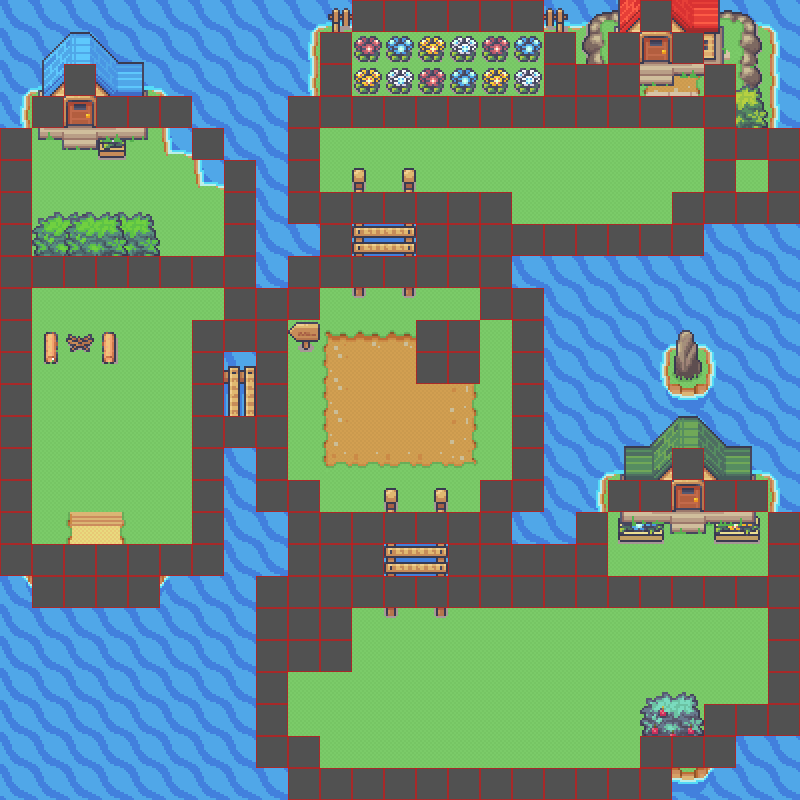

Tiled map render using the project's own tile images. Description and the map definition, with tile-layer contents summarised, below:
An orthogonal 25x25 tile map with 32x32 px tiles, 10 tile layers (Sea, Ground, Ground2, Tree, ...) and 9 objects.

<map version="1.9" tiledversion="1.9.2" orientation="orthogonal" renderorder="right-down" width="25" height="25" tilewidth="32" tileheight="32" infinite="0" nextlayerid="16" nextobjectid="11">
 <editorsettings>
  <export target="GameMap.json" format="json" />
 </editorsettings>
 <tileset firstgid="1" name="TilesetMap" tilewidth="32" tileheight="32" tilecount="855" columns="19">
  <image source="../images/Map/Serene_Village_32x32.png" trans="ff00ff" width="608" height="1440" />
  <tile id="438">
   <properties>
    <property name="type" value="Door" />
   </properties>
  </tile>
  <tile id="441">
   <properties>
    <property name="type" value="Door" />
   </properties>
  </tile>
  <tile id="444">
   <properties>
    <property name="type" value="Door" />
   </properties>
  </tile>
  <tile id="449">
   <properties>
    <property name="type" value="Door" />
   </properties>
  </tile>
  <tile id="515">
   <properties>
    <property name="type" value="Door" />
   </properties>
  </tile>
  <tile id="520">
   <properties>
    <property name="type" value="Door" />
   </properties>
  </tile>
  <tile id="524">
   <properties>
    <property name="type" value="Door" />
   </properties>
  </tile>
  <tile id="527">
   <properties>
    <property name="type" value="Door" />
   </properties>
  </tile>
  <tile id="590">
   <properties>
    <property name="type" value="Door" />
   </properties>
  </tile>
  <tile id="593">
   <properties>
    <property name="type" value="Door" />
   </properties>
  </tile>
  <tile id="596">
   <properties>
    <property name="type" value="Door" />
   </properties>
  </tile>
  <tile id="601">
   <properties>
    <property name="type" value="Door" />
   </properties>
  </tile>
  <tile id="667">
   <properties>
    <property name="type" value="Door" />
   </properties>
  </tile>
  <tile id="672">
   <properties>
    <property name="type" value="Door" />
   </properties>
  </tile>
  <tile id="676">
   <properties>
    <property name="type" value="Door" />
   </properties>
  </tile>
  <tile id="679">
   <properties>
    <property name="type" value="Door" />
   </properties>
  </tile>
  <tile id="742">
   <properties>
    <property name="type" value="Door" />
   </properties>
  </tile>
  <tile id="745">
   <properties>
    <property name="type" value="Door" />
   </properties>
  </tile>
  <tile id="748">
   <properties>
    <property name="type" value="Door" />
   </properties>
  </tile>
  <tile id="753">
   <properties>
    <property name="type" value="Door" />
   </properties>
  </tile>
  <tile id="819">
   <properties>
    <property name="type" value="Door" />
   </properties>
  </tile>
  <tile id="824">
   <properties>
    <property name="type" value="Door" />
   </properties>
  </tile>
  <tile id="828">
   <properties>
    <property name="type" value="Door" />
   </properties>
  </tile>
  <tile id="831">
   <properties>
    <property name="type" value="Door" />
   </properties>
  </tile>
 </tileset>
 <layer id="1" name="Sea" width="25" height="25">
  <data>[625 cells, 625 non-empty, 1 distinct tile ids]</data>
 </layer>
 <layer id="2" name="Ground" width="25" height="25">
  <data>[625 cells, 467 non-empty, 34 distinct tile ids]</data>
 </layer>
 <layer id="4" name="Ground2" width="25" height="25">
  <data>[625 cells, 105 non-empty, 77 distinct tile ids]</data>
 </layer>
 <layer id="6" name="Tree" width="25" height="25">
  <data>[625 cells, 8 non-empty, 8 distinct tile ids]</data>
 </layer>
 <layer id="11" name="Tree2" width="25" height="25">
  <data>[625 cells, 16 non-empty, 16 distinct tile ids]</data>
 </layer>
 <layer id="7" name="House" width="25" height="25">
  <data>[625 cells, 48 non-empty, 48 distinct tile ids]</data>
 </layer>
 <layer id="8" name="Object" width="25" height="25">
  <data>[625 cells, 4 non-empty, 4 distinct tile ids]</data>
 </layer>
 <layer id="5" name="Wall" width="25" height="25" locked="1">
  <data>[625 cells, 150 non-empty, 1 distinct tile ids]</data>
 </layer>
 <layer id="10" name="Target" width="25" height="25" locked="1">
  <data>[625 cells, 3 non-empty, 1 distinct tile ids]</data>
 </layer>
 <objectgroup id="14" name="Slime">
  <object id="1" x="394.339" y="397.731">
   <point />
  </object>
  <object id="2" x="79.7159" y="306.991">
   <point />
  </object>
  <object id="3" x="594.477" y="171.304">
   <point />
  </object>
  <object id="4" x="524.938" y="684.37">
   <point />
  </object>
  <object id="6" x="457.333" y="157.104">
   <point />
  </object>
  <object id="7" x="438.694" y="469.981">
   <point />
  </object>
  <object id="8" x="138.465" y="496.609">
   <point />
  </object>
  <object id="9" x="669.69" y="648.388">
   <point />
  </object>
  <object id="10" x="341.502" y="720.949">
   <point />
  </object>
 </objectgroup>
 <layer id="15" name="SlimeWall" width="25" height="25">
  <data>[625 cells, 150 non-empty, 1 distinct tile ids]</data>
 </layer>
</map>
